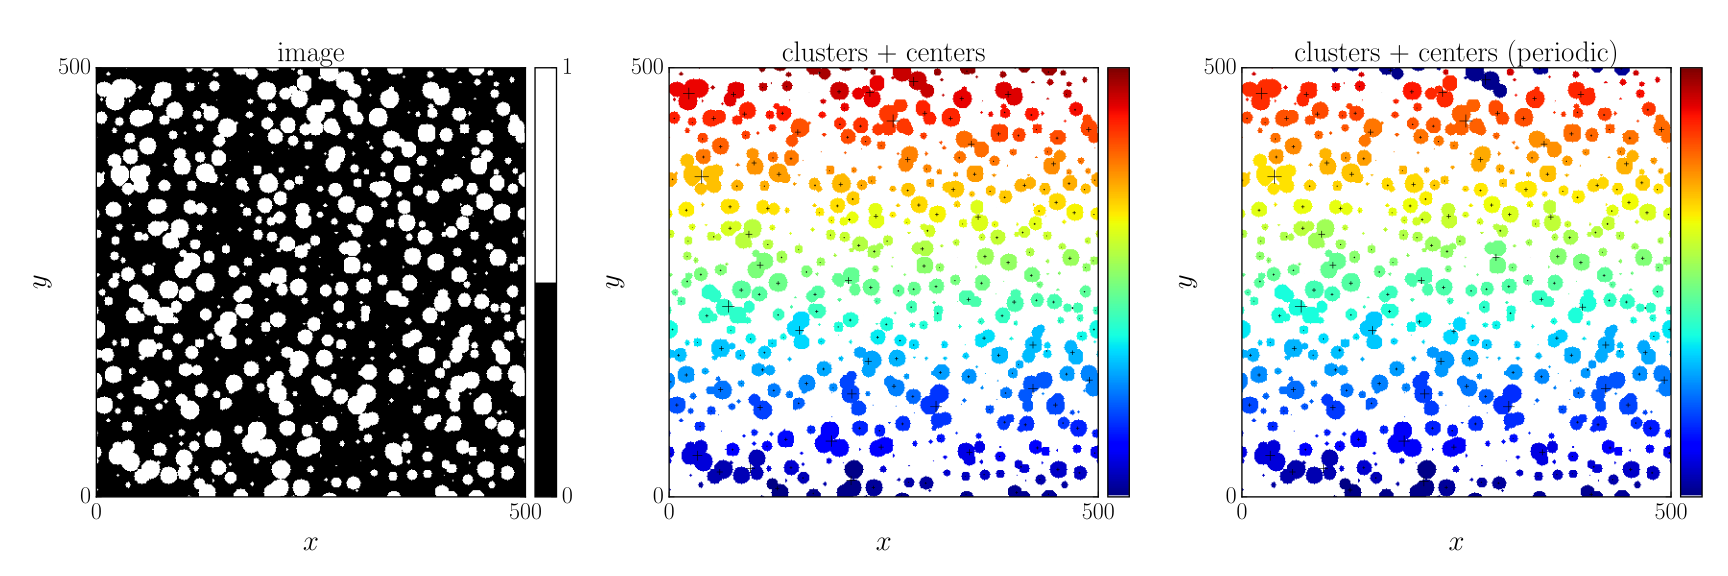

Write the Python code that produced this figure.

# <snippet>

import GooseEYE.image as gimage
import numpy          as np

# generate image
I = gimage.dummy_circles((500,500))

# clusters, centers of gravity
# (both accounting for the periodicity of the image and ignoring it)
C ,ctr  = gimage.clusters(I,periodic=False)
CP,ctrP = gimage.clusters(I,periodic=True )
size    = np.bincount(C .ravel()).astype(np.float64)/float(C.size)
sizeP   = np.bincount(CP.ravel()).astype(np.float64)/float(C.size)

# </snippet>

# plot
# ----

import matplotlib.pyplot as plt
import matplotlib        as mpl
import matplotlib.cm     as cm
from mpl_toolkits.axes_grid1 import make_axes_locatable

# color-scheme: modify such that the background is white
# N.B. for a transparent background -> 4th column == 1.
cmap       = cm.jet(range(256))
cmap[0,:3] = 1.
cmap       = mpl.colors.ListedColormap(cmap)

try   : plt.style.use('goose-latex')
except: pass

fig  = plt.figure(figsize=(18,6))
fig.set_tight_layout(True)

ax   = fig.add_subplot(1,3,1)
im   = ax.imshow(I,clim=(0,1),cmap=mpl.colors.ListedColormap(cm.gray([0,255])))
ax.xaxis.set_ticks([0,500])
ax.yaxis.set_ticks([0,500])
plt.xlim  ([0,500])
plt.ylim  ([0,500])
plt.xlabel(r'$x$')
plt.ylabel(r'$y$')
plt.title (r'image')
div  = make_axes_locatable(ax)
cax  = div.append_axes("right", size="5%", pad=0.1)
cbar = plt.colorbar(im,cax=cax)
cbar.set_ticks([0,1])

ax   = fig.add_subplot(1,3,2)
im   = ax.imshow(C,clim=(0,np.max(C)+1),cmap=cmap)
idx,jdx = np.where(ctr>0)
for i,j in zip(idx,jdx):
  ax.plot(j,i,color='k',marker='+',linestyle='none',markersize=2000.*size[ctr[i,j]])
ax.xaxis.set_ticks([0,500])
ax.yaxis.set_ticks([0,500])
plt.xlim  ([0,500])
plt.ylim  ([0,500])
plt.xlabel(r'$x$')
plt.ylabel(r'$y$')
plt.title (r'clusters + centers')
div  = make_axes_locatable(ax)
cax  = div.append_axes("right", size="5%", pad=0.1)
cbar = plt.colorbar(im,cax=cax)
cbar.set_ticks([])

ax   = fig.add_subplot(1,3,3)
im   = ax.imshow(CP,clim=(0,np.max(C)+1),cmap=cmap)
idx,jdx = np.where(ctrP>0)
for i,j in zip(idx,jdx):
  ax.plot(j,i,color='k',marker='+',linestyle='none',markersize=2000.*sizeP[ctrP[i,j]])
ax.xaxis.set_ticks([0,500])
ax.yaxis.set_ticks([0,500])
plt.xlim  ([0,500])
plt.ylim  ([0,500])
plt.xlabel(r'$x$')
plt.ylabel(r'$y$')
plt.title (r'clusters + centers (periodic)')
div  = make_axes_locatable(ax)
cax  = div.append_axes("right", size="5%", pad=0.1)
cbar = plt.colorbar(im,cax=cax)
cbar.set_ticks([])

plt.savefig('clusters.svg')
